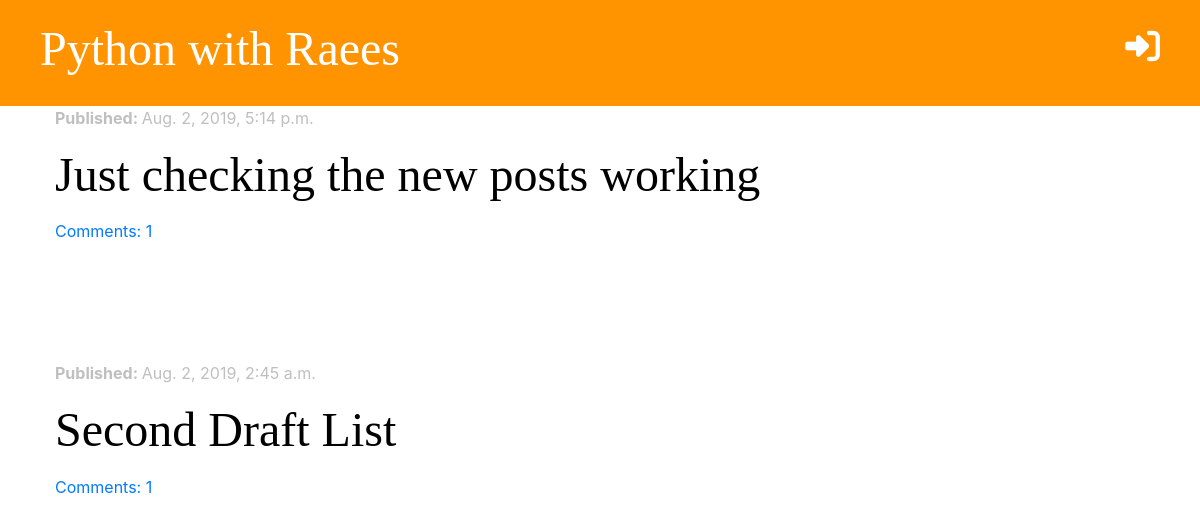
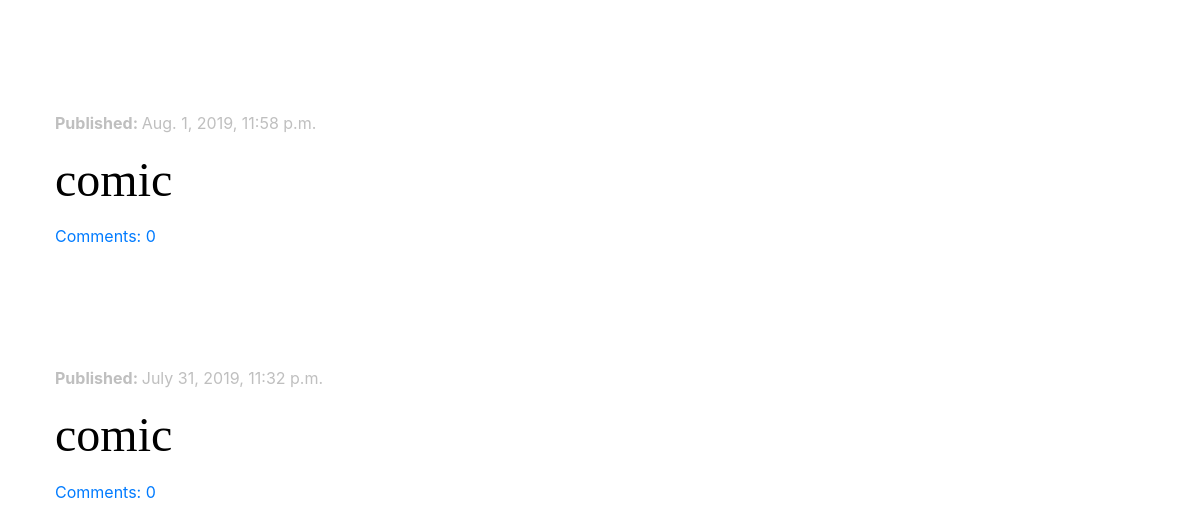
Before: / (upper part) with the older database file (2 pictures, top to bottom).
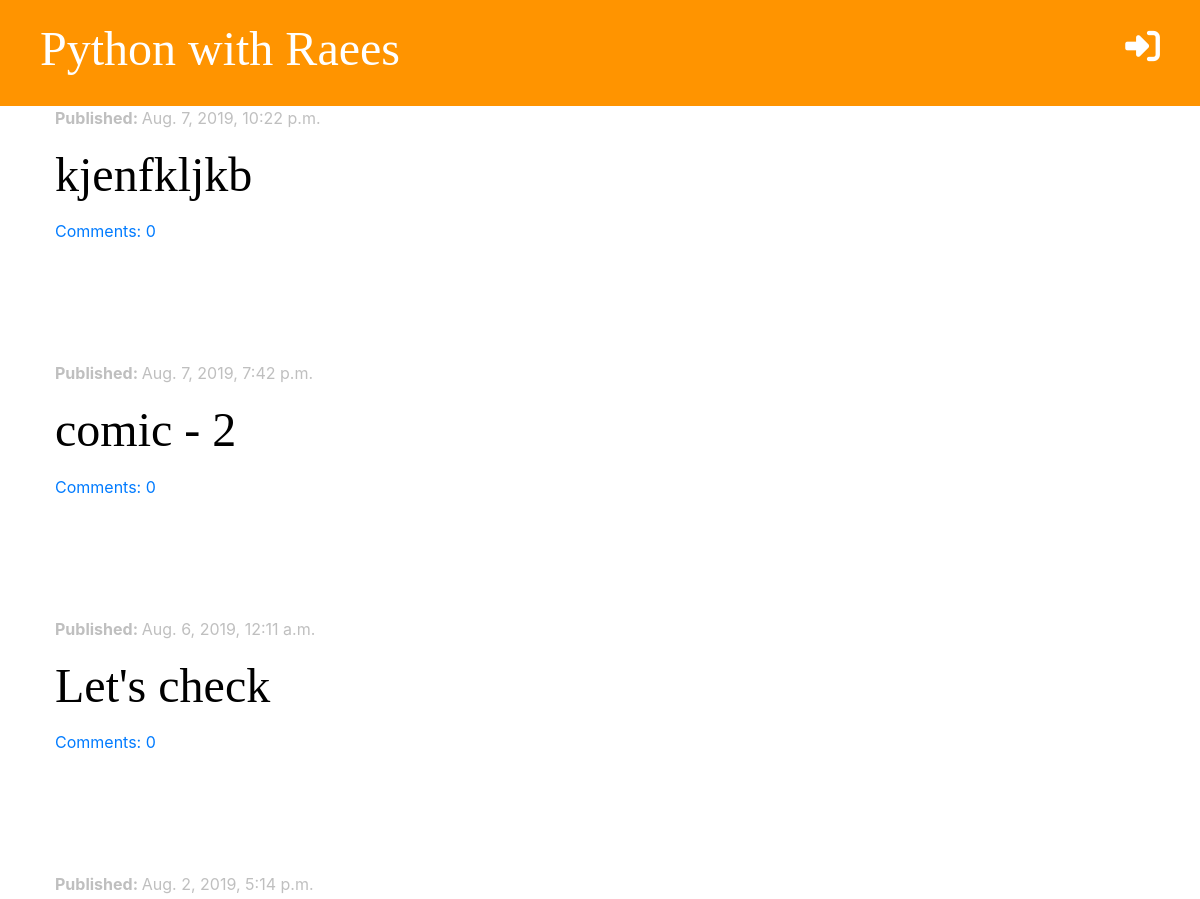
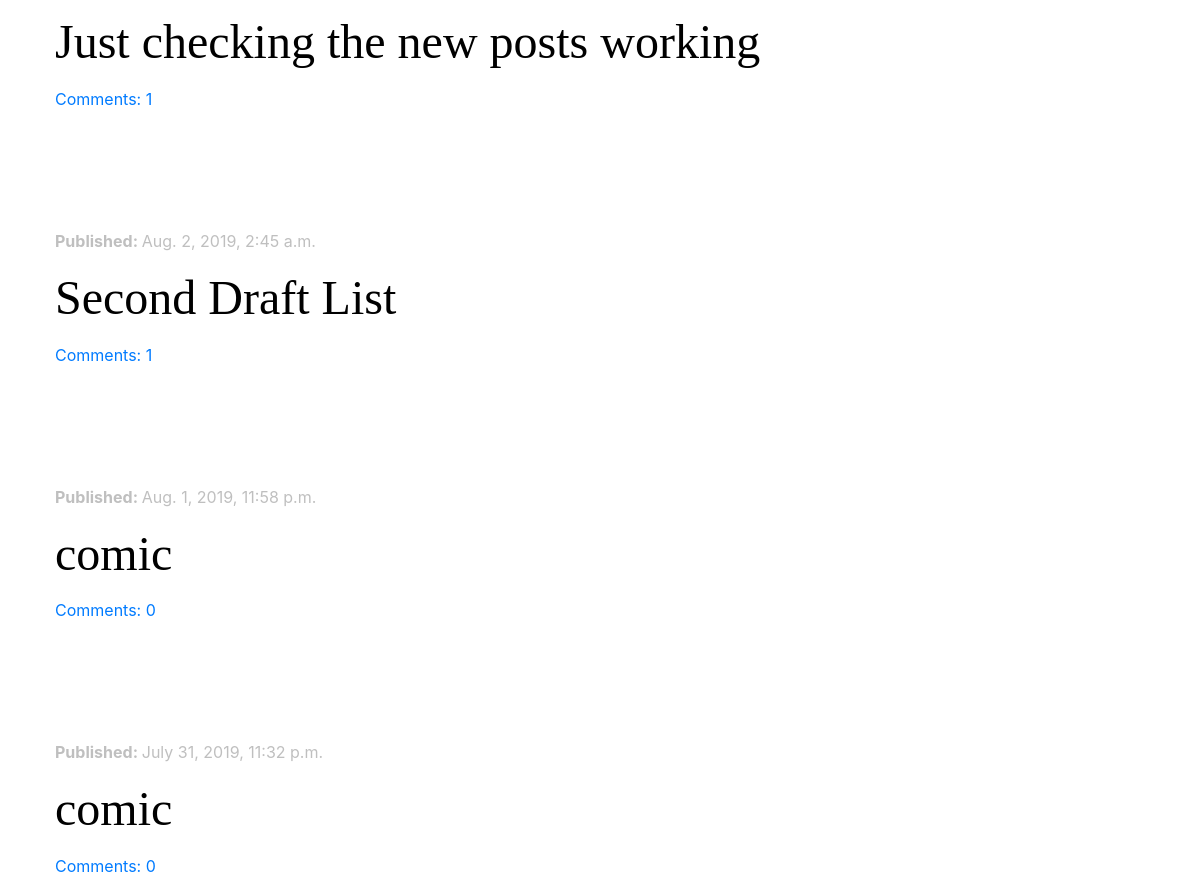
After: the same page with the newer database file (2 pictures, top to bottom).
### blog/models.py (models this page shows, shortened)
class Post(models.Model):
    author         = models.ForeignKey('auth.User', on_delete=models.CASCADE)
    title          = models.CharField(max_length=200)
    body           = models.TextField()
    created_date   = models.DateTimeField(default=timezone.now)
    published_date = models.DateTimeField(blank=True, null=True)
    def approved_comments(self):
        return self.comments.filter(approved=True)

### blog/views.py (the view)
# urls.py: path('', views.post_list, name='post_list'),
def post_list(request):
    posts = Post.objects.filter(published_date__lte=timezone.now()).order_by('-published_date')
    stuff_for_frontend = {'posts': posts}
    return render(request, 'blog/post_list.html', stuff_for_frontend)

### blog/templatetags/markdownify.py (called while the page is built)
@register.filter
def markdown(value):
    renderer = HighlightRenderer()
    markdown = mistune.Markdown(renderer=renderer)
    return markdown(value)

### blog/templates/blog/post_list.html (shortened to what this page needs)
{% extends 'blog/base.html' %}
{% load markdownify %}
{% block content %}
    {% for post in posts %}
        <div class="post">
            <div class="date">
                <p> <strong>Published: </strong> {{ post.published_date }}</p>
            </div>
            <h2><a href="{% url 'post_detail' pk=post.pk %}"> {{ post.title }} </a></h2>
            <a href="{% url 'post_detail' pk=post.pk %}">Comments: {{ post.approved_comments.count }} </a>
        </div>
        <br>
        <br>
    {% endfor %}
{% endblock %}

Changed rows visible on the page:
added Post: published_date "Aug. 7, 2019, 10:22 p.m.", title "kjenfkljkb", approved_comments.count "0"
added Post: published_date "Aug. 7, 2019, 7:42 p.m.", title "comic - 2", approved_comments.count "0"
added Post: published_date "Aug. 6, 2019, 12:11 a.m.", title "Let's check", approved_comments.count "0"
